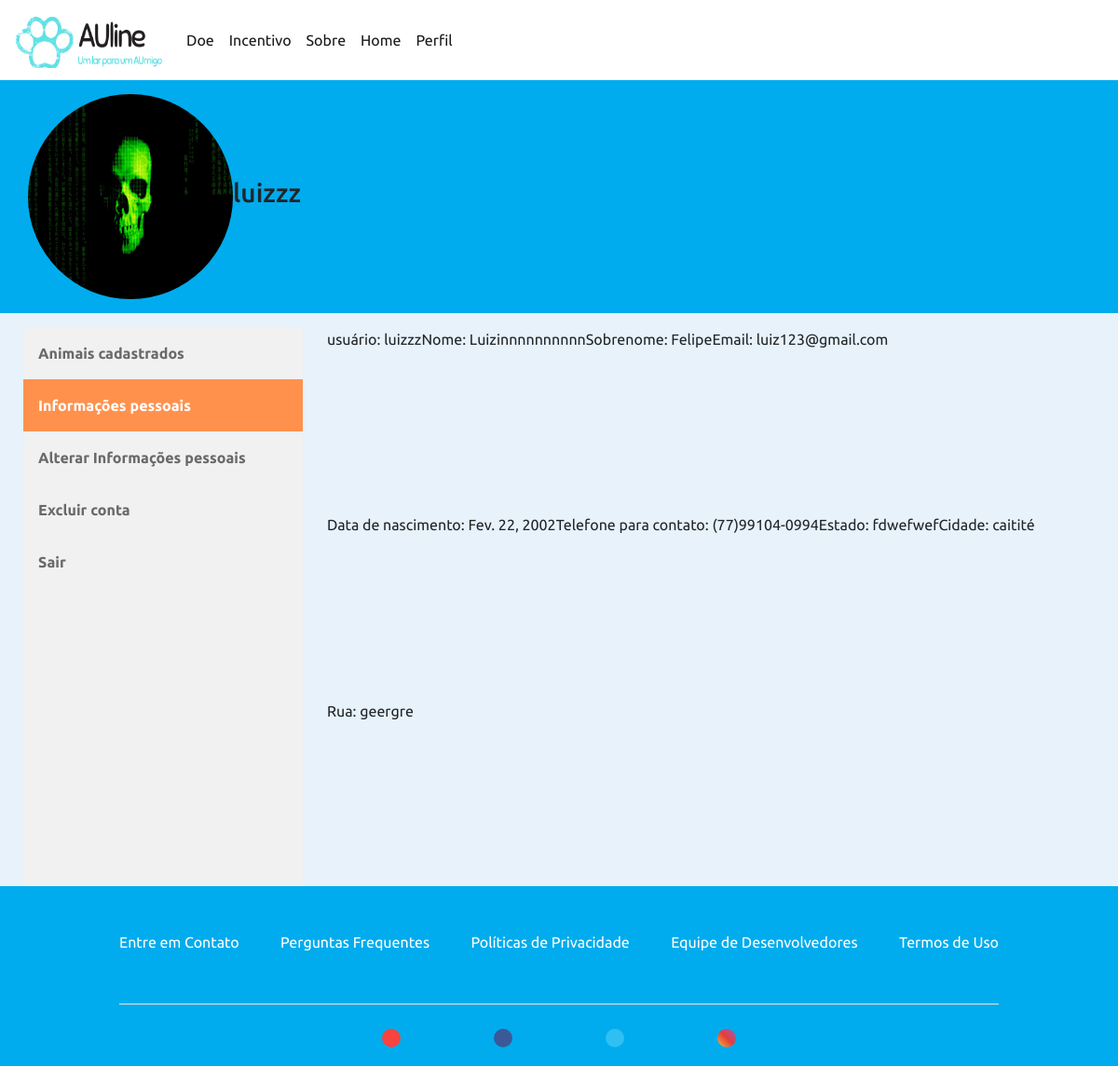
The page /perfil/informacoes-pessoais (signed in) on the database its author committed.
### users/models.py (models this page shows, shortened)
class Perfil(models.Model):
    user = models.OneToOneField(User, on_delete=models.CASCADE)
    data_de_nascimento = models.DateField('Data de nascimento', max_length=10)
    telefone = models.CharField('Telefone para contato', max_length=15)
    foto = models.ImageField('Foto de Perfil', upload_to='perfil', default='perfil/unknow.png')
    estado_usuario = models.CharField('Estado', max_length=50)
    cidade_usuario = models.CharField('Cidade', max_length=50, blank=True)
    rua_usuario = models.CharField('Rua', max_length=70, blank=True)

### perfis/views.py (the view)
# urls.py: path('informacoes-pessoais', informacoes, name='informacoes-pessoais'),
@login_required
def informacoes(request):
    usuario = User.objects.get(id=request.user.id)
    perfil_usuario = Perfil.objects.filter(user=request.user.id).first
    contexto = {
        'usuario':usuario,
        'perfil_usuario':perfil_usuario,
    }
    return render(request, 'informacoes-pessoais.html', contexto)

### templates/informacoes-pessoais.html (shortened to what this page needs)
{% extends 'base.html' %}
{% load static %}
{% block complemento %}
    <link rel="stylesheet" href="{% static 'css/perfil.css' %}">
{% endblock complemento %}
{% block conteudo %}
    <div class="profilebar">
        <img src="../media/{{perfil_usuario.foto}}" alt="{{usuario.username}}" class="img-profile">
        <h3>{{usuario.username}}</h3>
    </div>
    <div class="content">
        <div class="row-profile">
            <div class="sidebar">
                <a href="{% url 'animais'%}">Animais cadastrados</a>
                <a class="active" href="{% url 'informacoes-pessoais'%}">Informações pessoais</a>
                <a href="{% url 'alterar-informacoes' usuario.id %}">Alterar Informações pessoais</a>
                <a href="{% url 'excluir-conta' usuario.id %}">Excluir conta</a>
                <a href="{% url 'logout' %}">Sair</a>
            </div>
            <div class="content-profile">
                <p>usuário: {{usuario.username}}</p>
                <p>Nome: {{usuario.first_name}}</p>
                <p>Sobrenome: {{usuario.last_name}}</p>
                <p>Email: {{usuario.email}}</p>
                <p>Data de nascimento: {{perfil_usuario.data_de_nascimento}}</p>
                <p>Telefone para contato: {{perfil_usuario.telefone}} </p>
                <p>Estado: {{perfil_usuario.estado_usuario}}</p>
                <p>Cidade: {{perfil_usuario.cidade_usuario}}</p>
                <p>Rua: {{perfil_usuario.rua_usuario}}</p>
            </div>
        </div>
    </div>
{% endblock conteudo %}

### static/css/style.css (style rules this page uses)
body { background-color: #E7F2FA; font-family: 'Ubuntu', sans-serif; }
* { margin:0; padding: 0; box-sizing: border-box }

### static/css/perfil.css (style rules this page uses)
.row-profile { display: flex; justify-content: center; margin-top: 15px; width: 100%; max-width: 1200px; min-height: 600px; flex-direction: row; }
.profilebar { background-color: #00ACED; width: 100%; height: 250px; display: flex; justify-content: start; align-items: center; }
.img-profile { border-radius: 200px; height: 220px; width: 220px; margin-left: 30px; }
.sidebar { margin: 0; padding: 0; width: 30%; min-width:250px; max-width: 300px; background-color: #f1f1f1; overflow: auto; }
.sidebar a { display: block; color: rgb(105, 105, 105); padding: 16px; text-decoration: none; font-weight: 700; width: 100%; }
.sidebar a.active { background-color: #FF914D; color: white; }
.content-profile { margin-left: 10px; padding: 1px 16px; width: 70%; display: flex; flex-direction: row; flex-wrap: wrap; }

### rows shown on the page
Perfil: foto (picture), data_de_nascimento "Fev. 22, 2002", telefone "(77)99104-0994", estado_usuario "fdwefwef", cidade_usuario "caitité", rua_usuario "geergre"

### other values the page prints
{{ usuario.username }} "luizzz"
{{ usuario.first_name }} "Luizinnnnnnnnnn"
{{ usuario.last_name }} "Felipe"
{{ usuario.email }} "luiz123@gmail.com"
